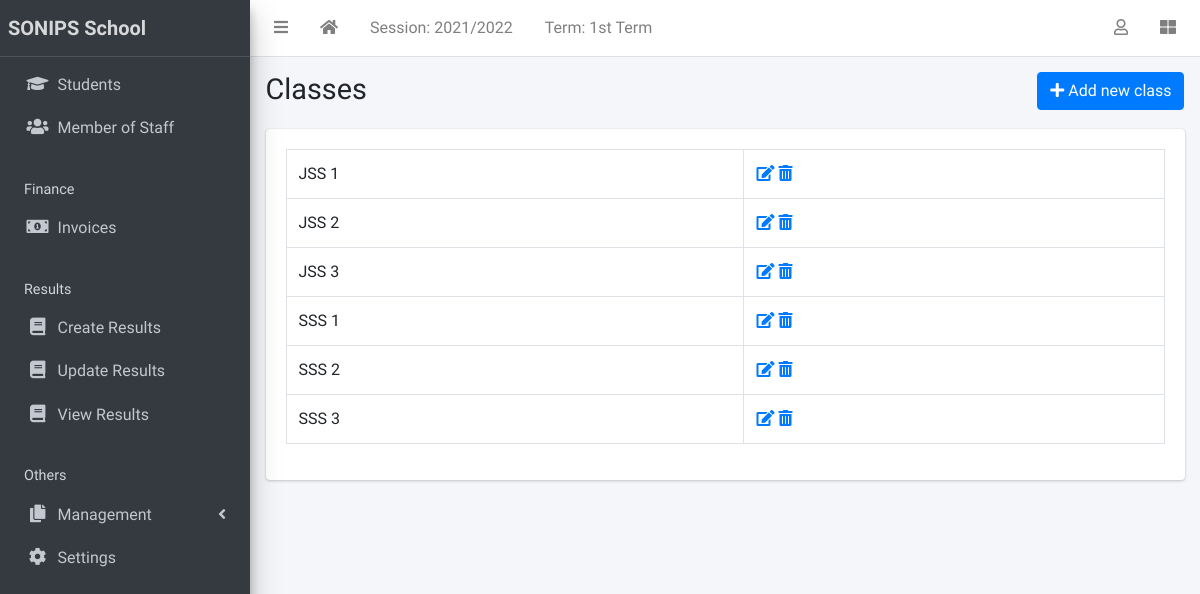
Screenshot of /class/list/ (signed in) with the database file from the repository.
### apps/corecode/models.py (models this page shows, shortened)
class AcademicSession(models.Model):
    name = models.CharField(max_length=200, unique=True)
    current = models.BooleanField(default=True)
    class Meta:
        ordering = ["-name"]

class AcademicTerm(models.Model):
    name = models.CharField(max_length=20, unique=True)
    current = models.BooleanField(default=True)
    class Meta:
        ordering = ["name"]

class StudentClass(models.Model):
    name = models.CharField(max_length=200, unique=True)
    class Meta:
        verbose_name = "Class"
        verbose_name_plural = "Classes"
        ordering = ["name"]
    def __str__(self):
        return self.name

### apps/corecode/views.py (the view)
# urls.py: path("class/list/", ClassListView.as_view(), name="classes"),
class ClassListView(LoginRequiredMixin, SuccessMessageMixin, ListView):
    model = StudentClass
    template_name = "corecode/class_list.html"
    def get_context_data(self, **kwargs):
        context = super().get_context_data(**kwargs)
        context["form"] = StudentClassForm()
        return context

### apps/corecode/context_processors.py (called while the page is built)
def site_defaults(request):
    current_session = AcademicSession.objects.get(current=True)
    current_term = AcademicTerm.objects.get(current=True)
    contexts = {
        "current_session": current_session.name,
        "current_term": current_term.name,
    }
    return contexts

### apps/corecode/templates/corecode/class_list.html (shortened to what this page needs)
{% extends 'base.html' %}
{% load widget_tweaks %}
{% block title %}
Classes
{% endblock title %}
{% block breadcrumb %}
  <a class="btn btn-primary" href="#" data-toggle="modal" data-target="#modal1">
    <i class="fa fa-plus"></i>
    Add new class
  </a>
{% endblock breadcrumb %}
{% block content %}
  <div class="row">
    <div class="col-sm-12">
        <table class="table table-bordered">
          <tbody>
            {% for object in object_list %}
            <tr>
              <td>{{ object }}</td>
              <td><a href="{% url 'class-update' object.id %}"><i
                    class="fa fa-edit"></i></a> <a
                  href="{% url 'class-delete' object.id %}"><i
                    class="fa fa-trash-alt"></i></a></td>
            </tr>
            {% endfor %}
          </tbody>
        </table>
    </div>
  </div>
{% endblock content %}

### templates/base.html (shortened to what this page needs)
{% load static %}
<!DOCTYPE html>
<html lang="en">
<head>
  <link rel="stylesheet" href="{% static 'plugins/fontawesome-free/css/all.min.css' %}">
  <link rel="stylesheet" href="{% static 'plugins/toastr/toastr.min.css' %}">
  <link rel="stylesheet" href="{% static 'plugins/overlayScrollbars/css/OverlayScrollbars.min.css' %}">
  <link rel="stylesheet" href="{% static 'plugins/Datatables/datatables.min.css' %}" />
  <link rel="stylesheet" href="{% static 'dist/css/adminlte.min.css' %}">
</head>
<body
  class="hold-transition sidebar-mini layout-fixed layout-navbar-fixed layout-footer-fixed">
  <div class="wrapper">
    <nav class="main-header navbar navbar-expand navbar-white navbar-light">
      <ul class="navbar-nav">
        <li class="nav-item">
          <a class="nav-link" data-widget="pushmenu" href="#" role="button"><i
              class="fas fa-bars"></i></a>
        </li>
        <li class="nav-item d-none d-sm-inline-block">
          <a href="{% url 'home' %} " class="nav-link"><i class="fa fa-home"></i></a>
        </li>
        <li class="nav-item d-none d-sm-inline-block">
          <a href="{% url 'current-session' %}" class="nav-link">Session: {{ current_session }}</a>
        </li>
        <li class="nav-item d-none d-sm-inline-block">
          <a href="{% url 'current-session' %}" class="nav-link">Term: {{ current_term }}</a>
        </li>
      </ul>
      <ul class="navbar-nav ml-auto">
        <li class="nav-item dropdown">
          <a class="nav-link" data-toggle="dropdown" href="#">
            <i class="far fa-user"></i>
          </a>
        </li>
        <li class="nav-item">
          <a class="nav-link" data-widget="control-sidebar" data-slide="true"
            href="#" role="button"><i class="fas fa-th-large"></i></a>
        </li>
      </ul>
    </nav>
    <aside class="main-sidebar sidebar-dark-primary elevation-4">
      <a href="{% url 'home' %}" class="brand-link"><strong>SONIPS School</strong></a>
      <div class="sidebar">
        <nav class="mt-2">
          <ul class="nav nav-pills nav-sidebar flex-column"
            data-widget="treeview" role="menu" data-accordion="false">
            <li class="nav-item">
              <a href="{% url 'student-list' %}" class="nav-link">
                <i class="nav-icon fas fa-graduation-cap"></i>
                <p>
                  Students
                </p>
              </a>
            </li>
            <li class="nav-item">
              <a href="{% url 'staff-list' %}" class="nav-link">
                <i class="nav-icon fas fa-users"></i>
                <p>
                  Member of Staff
                </p>
              </a>
            </li>
            <li class="nav-header">Finance</li>
            <li class="nav-item">
              <a href="{% url 'invoice-list' %}" class="nav-link">
                <i class="nav-icon fas fa-money-bill-alt"></i>
                <p>
                  Invoices
                </p>
              </a>
            </li>
            <li class="nav-header">Results</li>
            <li class="nav-item">
              <a href="{% url 'create-result' %}" class="nav-link">
                <i class="nav-icon fa fa-book"></i>
                <p>
                  Create Results
                </p>
              </a>
            </li>
            <li class="nav-item">
              <a href="{% url 'edit-results' %}" class="nav-link">
                <i class="nav-icon fa fa-book"></i>
                <p>
                  Update Results
                </p>
              </a>
            </li>
            <li class="nav-item">
              <a href="{% url 'view-results' %}" class="nav-link">
                <i class="nav-icon fa fa-book"></i>
                <p>
                  View Results
                </p>
              </a>
            </li>
            <li class="nav-header">Others</li>
            <li class="nav-item has-treeview">
              <a href="#" class="nav-link">
                <i class="nav-icon fas fa-copy"></i>
                <p>
                  Management
                  <i class="fas fa-angle-left right"></i>
                </p>
              </a>
            </li>
            <li class="nav-item">
              <a href="#" class="nav-link">
                <i class="nav-icon fas fa-cog"></i>
                <p>
                  Settings
                </p>
              </a>
            </li>
          </ul>
        </nav>
      </div>
    </aside>
    <div class="content-wrapper">
      <section class="content-header">
        <div class="container-fluid">
          <div class="row mb-1">
            <div class="col-sm-8">
              <h1>{% block title %}{% endblock title %}</h1>
            </div>
            <div class="col-sm-4">
              <ol class="breadcrumb float-sm-right">
                <li class="breadcrumb-item">{% block breadcrumb %}{% endblock breadcrumb %}</li>
              </ol>
            </div>
          </div>
        </div>
      </section>
      <section class="content">
        <div class="container-fluid">
          <div class="row">
            <div class="col-md-12">
              {% block fullcard %}
              <div class="card">
                <div class="card-body">
                  <div class="row">
                    <div class="col">
                      {% block content %}
                      {% endblock content %}
                    </div>
                  </div>
                </div>
              </div>
              {% endblock fullcard %}
            </div>
          </div>
        </div>
      </section>
    </div>
  </div>
</body>
</html>

### rows the page displays
AcademicSession: name "2021/2022"
AcademicTerm: name "1st Term"
StudentClass: name "JSS 1"
StudentClass: name "JSS 2"
StudentClass: name "JSS 3"
StudentClass: name "SSS 1"
StudentClass: name "SSS 2"
StudentClass: name "SSS 3"
